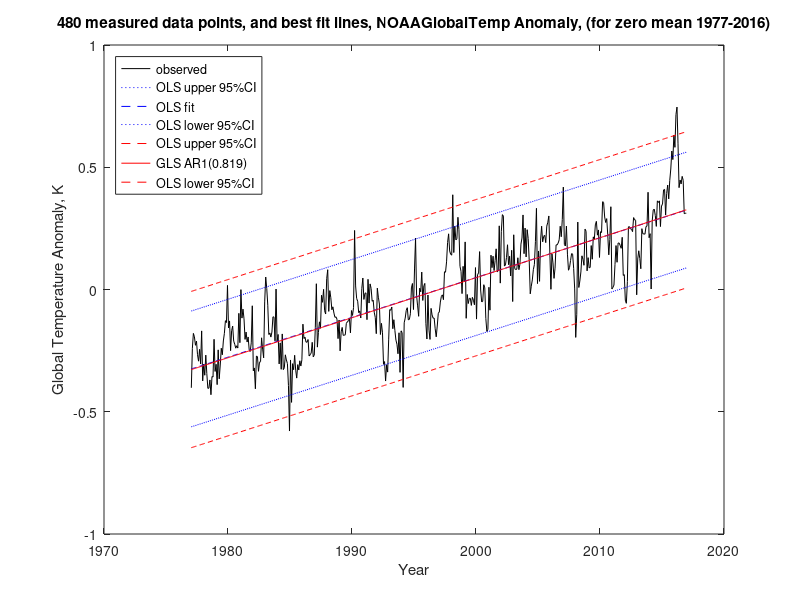

MATLAB code for this plot:
%%%%%%%%%%%%%%%%%%%%%%%%%%%%%%%%%%%%%%%%%%%%%%%%%%%%%%%%%%%%%%%%%%%%%
% This program reads monthly global temperature anomaly data,       %
% then does OLS and GLS for a linear (y = b0 + b1.t) model.         %
% This code is for Matlab or Octave (no special libraries required).%
%%%%%%%%%%%%%%%%%%%%%%%%%%%%%%%%%%%%%%%%%%%%%%%%%%%%%%%%%%%%%%%%%%%%%

annualMeans=false;    % take annual means, otherwise monthly

% choose one of these [first 2 columns of both are year, anomaly (K)]

% NOAAGlobalTemp .asc file of the same name but '   ' replaced with ',' to make it csv
TempAnomData=csvread('aravg.mon.land_ocean.90S.90N.v4.0.1.201704.csv');
dataName='NOAAGlobal';

% HADCrut4 .txt file of the same name but '   ' and '/' replaced with ',' to make it csv
%TempAnomData=csvread('HadCRUT.4.5.0.0.monthly_ns_avg.csv');
%dataName='HADCrut4';




    %%%%%%%%%%%%%%%%%%%%%
    % Assemble the data %
    %%%%%%%%%%%%%%%%%%%%%
    [n,~]=size(TempAnomData);
    t=0;
    x=0;
    y=0;
    m=0;
    for i=1:n
        tYear=TempAnomData(i,1)+(TempAnomData(i,2)-0.5)/12;
        % analyse the 40 years 1977-2016
        if tYear>1977 && tYear<2017
            if annualMeans
                if TempAnomData(i,2)==1
                    m=m+1;
                    t(m)=TempAnomData(i,1)+0.5;
                    x(m,1)=1;
                    x(m,2)=t(m)-2000;
                    y(m,1)=TempAnomData(i,3)/12;
                else
                    y(m,1)=y(m,1)+TempAnomData(i,3)/12;
                end
            else
                m=m+1;
                t(m)=tYear;
                x(m,1)=1;
                x(m,2)=t(m)-2000;
                y(m,1)=TempAnomData(i,3);
            end
        end
    end
    % adjust to zero mean over the period analysed
    yMean=mean(y);
    y=y-yMean;


    disp('========================================================');
    disp([dataName,' Annual Mean of Monthly Temperature Anomaly Data 1977-2016']);
    disp('========================================================');

    %%%%%%%%%%%%%%%%%%%%%%%%%%%%%%%%%%%%%
    % OLS calculation by matrix algebra %
    %%%%%%%%%%%%%%%%%%%%%%%%%%%%%%%%%%%%%
    [n,k]=size(x);
    DegreesOfFreedom=n-k;
    varName(1,:)='(Intercept)';
    varName(2,:)='year - 2000';
    disp('OLS calculation by matrix algebra:');
    betaOLS=inv(transpose(x)*x)*transpose(x)*y;
    residuals=y-x*betaOLS;

    SSR=transpose(residuals)*residuals;
    % for improved rho estimate:
    meanPred=(1/n)*ones(n,n)*x*betaOLS; % n x 1 vector all elements=mean predicted value
    predDev=x*betaOLS-meanPred;
    SSPD=transpose(predDev)*predDev;
    
    residStdErrOLS=std(residuals)*sqrt((n-1)/(n-k));
    stdErrorOLS=0;
    tValue=0;
    normCov=inv(transpose(x)*x);
    for m=1:k
        stdErrorOLS(m,1)=residStdErrOLS*sqrt(normCov(m,m));
        tValue(m,1)=betaOLS(m,1)/stdErrorOLS(m,1);
    end
    disp('                 Estimate     Std. Error    t value');
    for m=1:k
        fprintf('%s  %12.6f  %12.6f  %9.3f\n',varName(m,:),betaOLS(m,1),stdErrorOLS(m,1),tValue(m,1));
    end
    disp(['Residual standard error: ',num2str(residStdErrOLS),' on ',num2str(n-k),' degrees of freedom']);

    bestFitTunEq=0;
    bestFitYunEq=0;
    upperCIunEq=0;
    lowerCIunEq=0;
    for i=1:n
        bestFitTunEq(i)=t(i);
        bestFitYunEq(i)=betaOLS(1,1)+x(i,2)*betaOLS(2,1);
        upperCIunEq(i)=bestFitYunEq(i)+1.96*residStdErrOLS;
        lowerCIunEq(i)=bestFitYunEq(i)-1.96*residStdErrOLS;
    end
    
        

    %%%%%%%%%%%%%%%%%%%%%%%%%%%%%%%%%%%%%%%%%%%%%%%%%%%%%%%%%%%%%%%%%%%%%%%%%
    % Calculate Durbin-Watson Statistic, rho estimate and improved estimate %
    %%%%%%%%%%%%%%%%%%%%%%%%%%%%%%%%%%%%%%%%%%%%%%%%%%%%%%%%%%%%%%%%%%%%%%%%%
    SSRFD=0;
    for i=2:n
        SSRFD=SSRFD+(residuals(i)-residuals(i-1))^2;
    end
    dw=SSRFD/SSR;

    % Durbin-Watson estimate
    rhoDW=1-0.5*dw;

    % Modified Durbin-Watson estimate
    rhoDWM=1-0.5*SSRFD/(SSR*(2-exp(-SSPD/SSR)));
    
    variance=var(residuals);
    disp(['Residual variance = ',num2str(variance),' deg^2']);

    disp('--------------------------------------------------------');


    rho=rhoDW;
    %%%%%%%%%%%%%%%%%%%%%%%%%%%%%%%%%%%%%
    % GLS calculation by matrix algebra %
    %%%%%%%%%%%%%%%%%%%%%%%%%%%%%%%%%%%%%
    disp(['GLS using Durbin-Watson for AR1 rho = ',num2str(rho)]);
    if annualMeans
        ro=-1/log(rho);
    else
        ro=-1/(12*log(rho));
    end
    disp(['        or as radial basis function, ro = ',num2str(ro),' years']);
    Sinv=eye(n)*(1+rho*rho)/(1-rho*rho);
    Sinv(1,1)=1/(1-rho*rho);
    Sinv(n,n)=1/(1-rho*rho);
    for i=1:n-1
        Sinv(i,i+1)=-rho/(1-rho*rho);
        Sinv(i+1,i)=-rho/(1-rho*rho);
    end
    betaGLSdw=inv(transpose(x)*Sinv*x)*transpose(x)*Sinv*y;
    residualsGLS=y-x*betaGLSdw;
    residStdErr=sqrt(transpose(residualsGLS)*Sinv*residualsGLS/(n-k));
    stdErrorDW=0;
    tValue=0;
    normCov=inv(transpose(x)*Sinv*x);
    for m=1:k
        stdErrorDW(m,1)=residStdErr*sqrt(normCov(m,m));
        tValue(m,1)=betaGLSdw(m,1)/stdErrorDW(m,1);
    end
    disp('                 Estimate     Std. Error    t value');
    for m=1:k
        fprintf('%s  %12.6f  %12.6f  %9.3f\n',varName(m,:),betaGLSdw(m,1),stdErrorDW(m,1),tValue(m,1));
    end
    disp(['Residual standard error: ',num2str(residStdErr),' on ',num2str(n-k),' degrees of freedom']);
    
    disp('--------------------------------------------------------');



    rho=rhoDWM;
    %%%%%%%%%%%%%%%%%%%%%%%%%%%%%%%%%%%%%
    % GLS calculation by matrix algebra %
    %%%%%%%%%%%%%%%%%%%%%%%%%%%%%%%%%%%%%
    disp(['GLS using modified Durbin-Watson for AR1 rho = ',num2str(rho)]);
    if annualMeans
        ro=-1/log(rho);
    else
        ro=-1/(12*log(rho));
    end
    disp(['        or as radial basis function, ro = ',num2str(ro),' years']);
    Sinv=eye(n)*(1+rho*rho)/(1-rho*rho);
    Sinv(1,1)=1/(1-rho*rho);
    Sinv(n,n)=1/(1-rho*rho);
    for i=1:n-1
        Sinv(i,i+1)=-rho/(1-rho*rho);
        Sinv(i+1,i)=-rho/(1-rho*rho);
    end
    betaGLSmdw3=inv(transpose(x)*Sinv*x)*transpose(x)*Sinv*y;
    residualsGLS=y-x*betaGLSmdw3;
    residStdErrMDW3=sqrt(transpose(residualsGLS)*Sinv*residualsGLS/(n-k));
    stdErrorMDW3=0;
    tValue=0;
    normCov=inv(transpose(x)*Sinv*x);
    for m=1:k
        stdErrorMDW3(m,1)=residStdErrMDW3*sqrt(normCov(m,m));
        tValue(m,1)=betaGLSmdw3(m,1)/stdErrorMDW3(m,1);
    end
    %disp('t-value = beta / std.error');
    disp('                 Estimate     Std. Error    t value');
    for m=1:k
        fprintf('%s  %12.6f  %12.6f  %9.3f\n',varName(m,:),betaGLSmdw3(m,1),stdErrorMDW3(m,1),tValue(m,1));
    end
    disp(['Residual standard error: ',num2str(residStdErrMDW3),' on ',num2str(n-k),' degrees of freedom']);
    
    bestFitTmdw3=0;
    bestFitYmdw3=0;
    upperCImdw3=0;
    lowerCImdw3=0;
    for i=1:n
        bestFitTmdw3(i)=t(i);
        bestFitYmdw3(i)=betaGLSmdw3(1,1)+x(i,2)*betaGLSmdw3(2,1);
        upperCImdw3(i)=bestFitYmdw3(i)+1.96*residStdErrMDW3;
        lowerCImdw3(i)=bestFitYmdw3(i)-1.96*residStdErrMDW3;
    end
    
    
    disp('========================================================');

    
    % Plot regression lines:
    plot(t,y,'k-',bestFitTunEq,upperCIunEq,'b:',bestFitTunEq,bestFitYunEq,'b--',bestFitTunEq,lowerCIunEq,'b:',bestFitTmdw3,upperCImdw3,'r--',bestFitTmdw3,bestFitYmdw3,'r-',bestFitTmdw3,lowerCImdw3,'r--');
    legend('observed','OLS upper 95%CI','OLS fit','OLS lower 95%CI','OLS upper 95%CI',['GLS AR1(',num2str(rhoDWM,3),')'],'OLS lower 95%CI','Location','northwest');
    title([num2str(n),' measured data points, and best fit lines, ',dataName,'Temp Anomaly, (for zero mean 1977-2016)']);
    xlabel('Year');
    ylabel('Global Temperature Anomaly, K');

